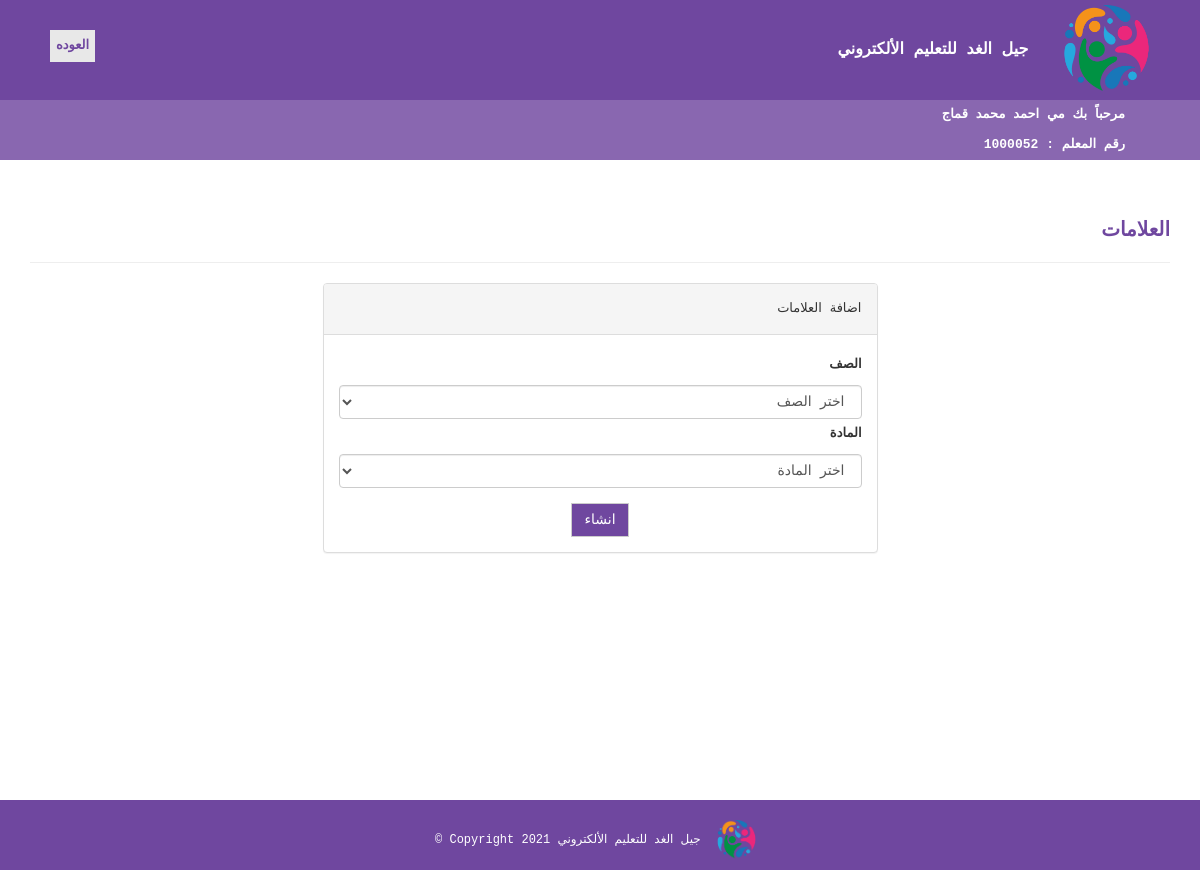
/teacher/marks.php (signed in), run on the app's committed database.
### tables this page shows
CREATE TABLE `teacher` (
  `id` int(50) NOT NULL,
  `password` varchar(50) NOT NULL,
  `first_name` varchar(50) NOT NULL,
  `second_name` varchar(50) NOT NULL,
  `third_name` varchar(50) NOT NULL,
  `last_name` varchar(50) NOT NULL,
  `identity_number` varchar(50) NOT NULL,
  `gender` varchar(50) NOT NULL,
  `phone` varchar(50) NOT NULL,
  `Email` varchar(50) NOT NULL,
  `address` varchar(50) NOT NULL,
  `nationality` varchar(50) NOT NULL,
  `specialization` varchar(50) NOT NULL,
  `appointment_year` date NOT NULL,
  `date_of_birth` date NOT NULL,
  `creationDate` timestamp NULL DEFAULT current_timestamp(),
  `updationDate` varchar(255) DEFAULT NULL
);

### teacher/marks.php (the view, shortened to what this page needs)
<?php
include('includes/config.php');
?>
<?php
mysqli_set_charset($con, 'utf8');
?>
<!DOCTYPE html>
<html xmlns="http://www.w3.org/1999/xhtml">
<head>
    <link href="assets/css/bootstrap.css" rel="stylesheet" />
    <link href="assets/css/font-awesome.css" rel="stylesheet" />
    <link href="assets/css/style.css" rel="stylesheet" />
</head>
<body  style="font-family:Courier New;  margin:0; ">
<?php include('includes/header.php');?>
<a href="home.php"> <b> <button  style="position: absolute;
  left: 50px; top:30px; color:#6F479F; border: none; background-color:#e8e8e8;">العوده</button></b></a>
    <div class="content-wrapper">
        <div class="container">
              <div class="row">
                  <div class="col-md-12">
                         <h1  style="color:#6F479F; background-color:#fff; font-size:20px; font-weight: bold;">
                         العلامات</h1>
                         <hr class="my-5" >
                    </div>
                </div>
                <div class="row" >
                  <div class="col-md-3"></div>
                    <div class="col-md-6">
                        <div class="panel panel-default">
                        <div class="panel-heading">
 اضافة العلامات                        </div>
                        <div class="panel-body">
    <form  method="post" enctype="multipart/form-data" action="markstd.php">
    <div  class="form-group" align="right" >
			<label for="class">الصف</label> <select  id="class" name="class"  class="form-control" required="">
        <option  value="" disabled selected hidden>اختر الصف</option>
        </select>
			<label for="subject">المادة</label> <select  id="subject" name="subject"  class="form-control" required="">
         <option  value="" disabled selected hidden>اختر المادة</option>
        </select>
		</div>
  <div  align="center">
 <button type="submit" name="upload" class="btn btn-default" style="background-color:#6F479F; color:#fff" >انشاء</button> </div>
</form>
 </div>
 </div> </div>
 </div>
                                           </div></div>
       <?php include('includes/footer.php');?>
     </body>
     </html>

### teacher/includes/header.php (shortened to what this page needs)
  <div style=" background-color:#6F479F ; color:#fff; font-size:16px ;font-weight: bold;">
                      <img src="jel.png" alt="logo"style="max-height: 100px; padding:5px; padding-right:30px;"/>
  جيل الغد للتعليم الألكتروني
      <div  style="color:#fff; font-size:13px ; padding-right:75px;  background-color:#8967B0 " >
            <?php
        $sql=mysqli_query($con,"SELECT * FROM `teacher` where id='".$_SESSION['login']."' ");
    $row=mysqli_fetch_array($sql);
echo "مرحباً بك ",$row['first_name'],' ',$row['second_name'],' ',$row['third_name'],' ',$row['last_name'];
        echo "<br>","رقم المعلم : ",$row['id'];
              ?>
          </div>
</div>

### teacher/assets/css/style.css (style rules this page uses)
.content-wrapper { margin-top: 40px; min-height: 600px; padding-bottom: 60px; }
.btn { border-radius: 0px; -webkit-border-radius: 0px; -moz-border-radius: 0px; }

### data on the page
teacher: first_name "مي", second_name "احمد", third_name "محمد", last_name "قماج", id "1000052"
